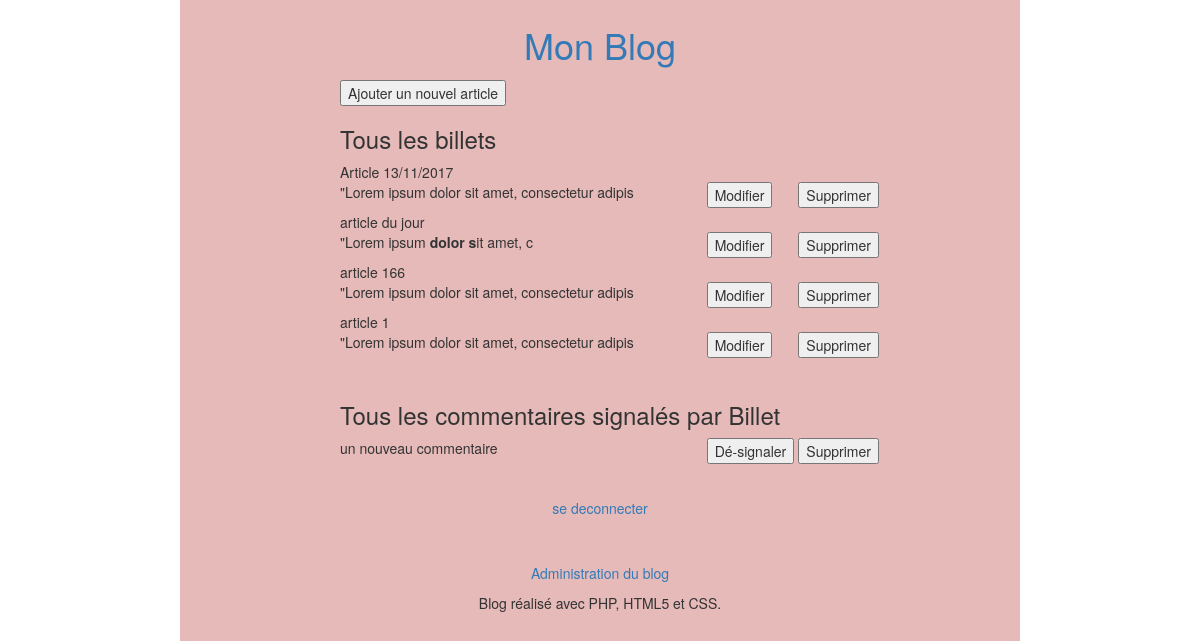
Screenshot of /index.php?action=connexion (signed in) with the database file from the repository.
### tables this page shows
CREATE TABLE `t_billet` (
  `BIL_ID` int(11) NOT NULL,
  `BIL_DATE` datetime NOT NULL,
  `BIL_TITRE` varchar(100) NOT NULL,
  `BIL_CONTENU` varchar(10000) NOT NULL
);

CREATE TABLE `t_commentaire` (
  `COM_ID` int(11) NOT NULL,
  `COM_DATE` datetime NOT NULL,
  `COM_AUTEUR` varchar(100) NOT NULL,
  `COM_CONTENU` varchar(200) NOT NULL,
  `BIL_ID` int(11) NOT NULL,
  `COM_SIGNALE` tinyint(1) DEFAULT NULL
);

### Controleur/ControleurAdmAccueil.php (called while the page is built, shortened)
<?php
require_once 'Modele/ClassBillet.php';
require_once 'Modele/ClassCommentaire.php';
class ControleurAdmAccueil {
private $billet;
private $commentaire;
public function __construct(){
	$this->billet = new Billet();
	$this->commentaire = new Commentaire();
}
	public function vueaccueiladm() {
    $billets = $this->billet->getBillets();
    $commentaires = $this->commentaire->getCommentairessignales();
    $vue = new Vue("AccueilAdministration");
    $vue->generer(array('billets' => $billets,'commentaires' => $commentaires ));
  	}
 }

### index.php (called while the page is built, shortened)
<?php
$routeur = new Routeur();
$routeur->routerRequete();

### Modele/ClassBillet.php (called while the page is built, shortened)
<?php
require_once 'Modele/Modele.php';
class Billet extends Modele {
  public function getBillets() {
    $sql = 'select BIL_ID as id, BIL_DATE as date,'
      . ' BIL_TITRE as titre, BIL_CONTENU as contenu from T_BILLET'
      . ' order by BIL_ID desc';
    $billets = $this->executerRequete($sql);
    return $billets;
  }
}

### Modele/Modele.php (called while the page is built)
<?php
abstract class Modele {
  private $bdd;
  protected function executerRequete($sql, $params = null) {
    if ($params == null) {
      $resultat = $this->getBdd()->query($sql);
    }
    else {
      $resultat = $this->getBdd()->prepare($sql);
      $resultat->execute($params);
    }
    return $resultat;
  }
  private function getBdd() {
    if ($this->bdd == null) {
      $this->bdd = new PDO('mysql:host=localhost;dbname=monblog;charset=utf8',
        'root', '', array(PDO::ATTR_ERRMODE => PDO::ERRMODE_EXCEPTION));
    }
    return $this->bdd;
  }
}

### Modele/ClassCommentaire.php (called while the page is built, shortened)
<?php
require_once 'Modele/Modele.php';
class Commentaire extends Modele {
  public function getCommentairessignales(){
    $sql = 'select COM_ID as idC, COM_DATE as date, COM_AUTEUR as auteur, COM_CONTENU as contenu, BIL_ID as id from T_COMMENTAIRE where COM_SIGNALE=true order by BIL_ID desc';
    $commentaires = $this->executerRequete($sql,array());
    return $commentaires;
  }
}

### Vue/vueAccueilAdministration.php (the view, shortened to what this page needs)
<!doctype html>
<html lang="fr">
  <head>
    <link rel="stylesheet" href="Contenu/style.css" />
    <link href="bootstrap/css/bootstrap.min.css" rel="stylesheet">
  </head>
  <body>
    <div id="global">
      <div id="contenu">
        <div class="row">
          <div class="col-lg-2">
            <form  method="post" action="index.php?action=pageajouterbillet">
              <input type="submit" value="Ajouter un nouvel article"/>
            </form>
          </div>
        </div>
        <h3> Tous les billets </h3>
        <?php foreach ($billets as $billet): ?>
          <p class="titreBillet"><?= $billet['titre'] ?></p>
          <div class="row">
            <div class="col-lg-8"> <?=$rest = substr($billet['contenu'], 0,50) ?> </div>
            <div class="col-lg-2">
              <form  method="post" action="index.php?action=modifierbillet">
                <input type="submit" value="Modifier"/>
              </form>
            </div>
            <div class="col-lg-2">
              <form  method="post" action="index.php?action=supprimerB">
                <input type="submit" value="Supprimer"/>
              </form>
            </div>
          </div>
        <?php endforeach; ?>
        <h3> Tous les commentaires signalés par Billet </h3>
        <?php foreach ($commentaires as $commentaire): ?>
            <div class="row">
              <div class="col-lg-8"> <p><?= $commentaire['contenu'] ?>
              </div>
              <div class="col-lg-2">
                <form method="post" action="index.php?action=de-signaler">
                  <input type="submit" value="Dé-signaler"/>
                </form>
              </div>
              <div class="col-lg-2">
                <form method="post" action="index.php?action=supprimerCom">
                  <input type="submit" value="Supprimer"/>
                </form>
              </div>
            </div>
        <?php endforeach; ?>
      </div>
      <footer id="piedBlog">
       <a href="index.php?action=Deconnexion"><p> se deconnecter</p> </a>
      </footer>
    </div>
  </body>
</html>

### Contenu/style.css (style rules this page uses)
html, body { height: 100%; }
body { color: #e5e0b9; background: black; font-family: 'Futura-Medium', 'Futura', 'Trebuchet MS', sans-serif; }
.titreBillet { margin-bottom : 0px; }
#global { min-height: 100%; background: #e5bab9; width: 70%; margin: auto; text-align: justify; padding: 5px 20px; }
#contenu { margin-bottom : 30px; }
#titreBlog, #piedBlog { text-align: center; }

### rows the page displays
t_billet: BIL_TITRE "Article 13/11/2017", BIL_CONTENU "\"Lorem ipsum dolor sit amet, consectetur adipis"
t_billet: BIL_TITRE "article du jour", BIL_CONTENU "\"Lorem ipsum dolor s it amet, c"
t_billet: BIL_TITRE "article 166", BIL_CONTENU "\"Lorem ipsum dolor sit amet, consectetur adipis"
t_billet: BIL_TITRE "article 1", BIL_CONTENU "\"Lorem ipsum dolor sit amet, consectetur adipis"
t_commentaire: COM_CONTENU "un nouveau commentaire"
